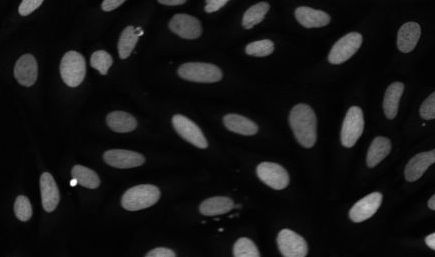
#> input picture Lab7/data/sample30.jpg, 435 x 257 px
$ python features.py
#> lines starting #> are read from the running program, lines starting #| are printed output that depends on the picture; after the words box and inside, x2 and y2 are one past the last pixel; in counts of white or black regions, pixels touching at a corner belong together
"""Площадь, периметр, угол и оси объектов на sample30.jpg."""

from pathlib import Path

import cv2
import numpy as np
from skimage.measure import label, regionprops

ROOT = Path(__file__).resolve().parent
DATA = ROOT / "data"
OUT = ROOT / "output"


def axis_lengths(prop) -> tuple[float, float]:
    major = getattr(prop, "axis_major_length", None)
    minor = getattr(prop, "axis_minor_length", None)
    if major is None:
        major = prop.major_axis_length
    if minor is None:
        minor = prop.minor_axis_length
    return float(major), float(minor)


def main() -> None:
    OUT.mkdir(parents=True, exist_ok=True)
    gray = cv2.imread(str(DATA / "sample30.jpg"), cv2.IMREAD_GRAYSCALE)
#> gray is the input picture: shape (257, 435); min 0, max 255, mean 22.5
    if gray is None:
        raise SystemExit("нет data/sample30.jpg")
    blur = cv2.GaussianBlur(gray, (3, 3), 0)
    _, binary = cv2.threshold(blur, 0, 255, cv2.THRESH_BINARY + cv2.THRESH_OTSU)
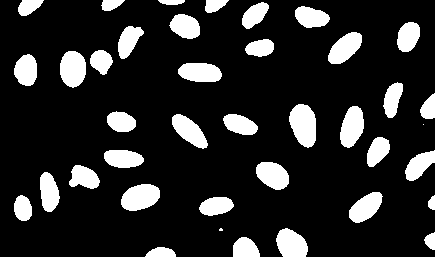
#> binary: shape (257, 435); 16.4% white; 39 white regions (2 under 20 px), largest, box (x1, y1, x2, y2) and area: (289, 104, 316, 148) 895, (121, 184, 160, 211) 801, (60, 51, 86, 88) 768
    labels = label(binary > 0, connectivity=2)
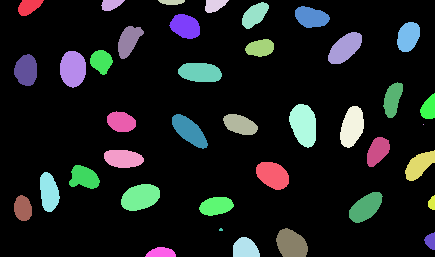
#> labels: shape (257, 435) int32; 40 distinct labels, from 0 to 39; one colour per label, 0 black
    canvas = cv2.cvtColor(gray, cv2.COLOR_GRAY2BGR)
    rows = []
    for prop in regionprops(labels):
        if prop.area < 2:
            continue
        major, minor = axis_lengths(prop)
        cy, cx = prop.centroid
        angle = float(np.degrees(prop.orientation))
        rows.append((prop.area, prop.perimeter, angle, major, minor, cx, cy))
        center = (int(round(cx)), int(round(cy)))
        axes = (max(int(round(major / 2)), 1), max(int(round(minor / 2)), 1))
        # orientation в skimage отсчитывается от вертикали против часовой.
        # У cv2.ellipse нулевой угол лежит на оси x и растёт по часовой.
        cv2.ellipse(canvas, center, axes, 90.0 - angle, 0, 360, (0, 220, 0), 1)
        tip_x = int(round(cx - np.sin(prop.orientation) * major / 2.0))
        tip_y = int(round(cy - np.cos(prop.orientation) * major / 2.0))
        cv2.line(canvas, center, (tip_x, tip_y), (0, 0, 255), 1)
#> this loop made 39 passes
#> (major, minor, cy, cx, angle, center, axes, tip_x) on passes 1 to 11: (26.39, 14.26, 6.32, 28.51, -66.3, (29, 6), (13, 7), 41), (23.18, 10.77, 4.17, 110.7, -76.64, (111, 4), (12, 5), 122), (27.26, 5.28, 1.67, 171.4, 89.73, (171, 2), (14, 3), 158), (23.99, 12.39, 4.94, 214.3, -72.65, (214, 5), (12, 6), 226), (33.19, 17.27, 14.57, 254.3, -46.52, (254, 15), (17, 9), 266), (35.91, 20.06, 16.83, 310.9, 77.53, (311, 17), (18, 10), 293), (31.87, 22.9, 26.01, 185, 65.54, (185, 26), (16, 11), 170), (31.99, 21.22, 36.23, 407.9, -22.12, (408, 36), (16, 11), 414), (36.85, 18.85, 40.34, 128.4, -28.65, (128, 40), (18, 9), 137), (42.11, 21.06, 47.65, 344.6, -47.51, (345, 48), (21, 11), 360), (29.87, 16.93, 47.57, 259.8, -81.46, (260, 48), (15, 8), 275)
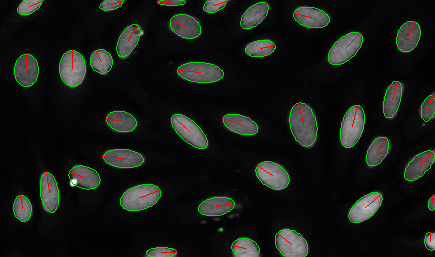
#> canvas: shape (257, 435, 3); 2.94% of pixels changed, all inside (x1, y1, x2, y2) = (13, 0, 435, 257)
#> after the loop, rows = 38 items

    rows.sort(key=lambda item: item[5])
    header = "area,perimeter,angle_deg,axis_major,axis_minor,center_x,center_y"
    body = "\n".join(
        f"{area:.0f},{perim:.3f},{angle:.3f},{major:.3f},{minor:.3f},{cx:.3f},{cy:.3f}"
        for area, perim, angle, major, minor, cx, cy in rows
    )
    (OUT / "features.csv").write_text(header + "\n" + body + "\n", encoding="utf-8")
    cv2.imwrite(str(OUT / "objects.jpg"), canvas, [cv2.IMWRITE_JPEG_QUALITY, 92])

    reference = np.genfromtxt(DATA / "result.txt", delimiter="\t", names=True)
    detected = np.array([(cx, cy, area) for area, _, _, _, _, cx, cy in rows], dtype=np.float64)
#> detected = 38 rows, first 8: [22.46, 208, 369], [25.79, 69.86, 575], [28.51, 6.32, 281], [48.58, 191.9, 589], [72.48, 68.46, 768], [83.68, 177.1, 520], [100.9, 60.95, 397], [110.7, 4.17, 184]
    ref_xy = np.column_stack([reference["CenterX"], reference["CenterY"]])
    if len(detected) and len(ref_xy):
        distances = np.linalg.norm(detected[:, None, :2] - ref_xy[None, :, :], axis=2)
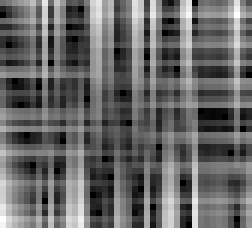
#> distances: shape (38, 42) float64 (shown 6 times larger); min 0.0133, max 465, mean 186.2; drawn with min black and max white
        nearest = distances.argmin(axis=1)
#> nearest = 38 values, max 41 at index 12, min 0 at index 2, mean 19.32
        area_ratio = detected[:, 2] / reference["Area"][nearest]
#> area_ratio = 38 values, max 0.986 at index 36, min 0.588 at index 19, mean 0.935
        median_shift = float(np.median(distances.min(axis=1)))
#> median_shift = 0.102
        median_ratio = float(np.median(area_ratio))
#> median_ratio = 0.947
    else:
        median_shift = float("nan")
        median_ratio = float("nan")
    summary = (
        f"объектов: {len(rows)} (в result.txt: {len(reference)})\n"
        f"медианное смещение центра к ближайшему эталону: {median_shift:.2f} px\n"
        f"медианное отношение площадей: {median_ratio:.3f}\n"
        "угол — orientation skimage, градусы от вертикали против часовой стрелки\n"
    )
    (OUT / "summary.txt").write_text(summary, encoding="utf-8")
    print(summary, end="")
#| объектов: 38 (в result.txt: 42)
#| медианное смещение центра к ближайшему эталону: 0.10 px
#| медианное отношение площадей: 0.947
#| угол — orientation skimage, градусы от вертикали против часовой стрелки
    print(f"таблица: {OUT / 'features.csv'}")


if __name__ == "__main__":
    main()
